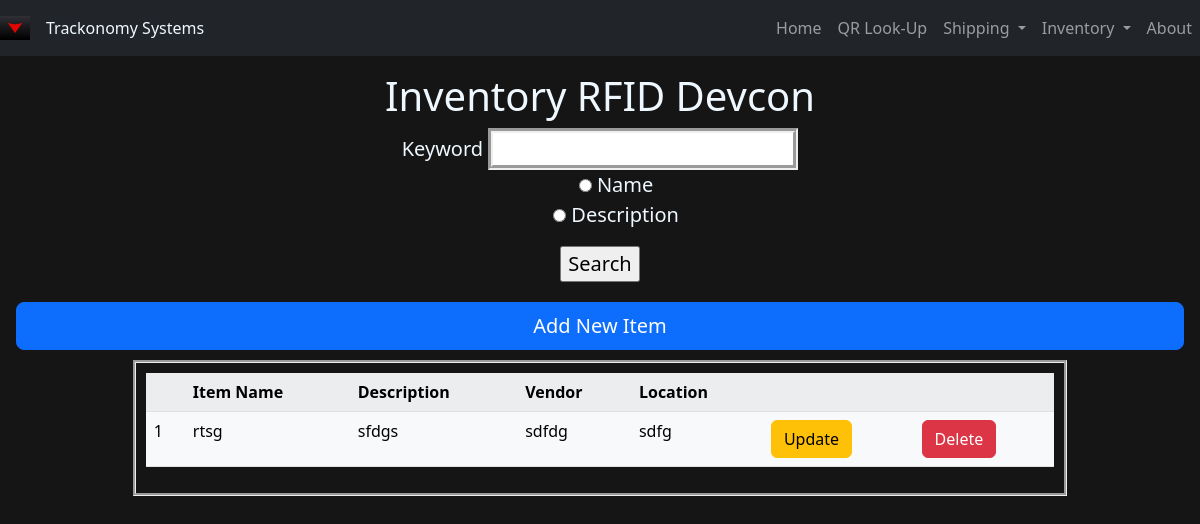
The app's page /inventoryRFID/listRFID with its own data.
### project_files/models.py (models this page shows, shortened)
class InventoryRfidModel(db.Model):
    __tablename__ = 'inventoryRFID'
    id = db.Column(db.Integer, primary_key = True)
    item_name = db.Column(db.String)
    item_desc = db.Column(db.String)
    item_ven = db.Column(db.String)
    item_loc = db.Column(db.String)

### project_files/Inventory_RFID/views.py (the view, shortened to what this page needs)
@inventoryRFID_blueprints.route('/listRFID', methods=["GET", "POST"])
def listRFID():
    keyword = False
    form = RFIDSearchForm()
    datalist = InventoryRfidModel.query.all()
    return render_template('listviewRFID.html', datalist= datalist, form=form)

### project_files/Inventory_RFID/forms.py
class RFIDSearchForm(FlaskForm):
    keyword = StringField('Keyword')
    datafilter = RadioField('Search From', choices=[('Name', 'Name'), ('Description', 'Description')])
    submit = SubmitField('Search')

### project_files/Inventory_RFID/templates/Inventory_RFID/listviewRFID.html (shortened to what this page needs)
{% extends 'homepage.html' %}
{% block content %}
    <div class="listviewRFIDbody">
        <div class="Jumbotron">
            <strong><h1> Inventory RFID Devcon</h1></strong>
            <div class="lead">
                <form method="POST">
                    {{form.keyword.label}} {{form.keyword(id='keywordInput')}} <br>
                    {{form.datafilter}}
                    {{form.submit}}
                </form>
            </div>
        </div>
        <div class="addbutton">
            <a href="{{url_for('inventoryRFID.addRFID')}}" type="button", class="btn btn-primary btn-lg w-100">Add New Item</a>
        </div>
        <div id="intShipLogTable">
            <table class=" table table-striped table-light">
                <tr>
                    <th></th>
                    <th>Item Name</th>
                    <th>Description</th>
                    <th>Vendor</th>
                    <th>Location</th>
                    <th></th>
                    <th></th>
                </tr>
                {% for data in datalist  %}
                <tr>
                    <td>{{data.id}}</td>
                    <td>{{data.item_name}}</td>
                    <td>{{data.item_desc}}</td>
                    <td>{{data.item_ven}}</td>
                    <td>{{data.item_loc}}</td>
                    <td><a href="{{url_for('inventoryRFID.updateRFID', id = data.id)}}" class="btn btn-warning btn-xs" onclick="return confirm('Are you Sure to Update?')">Update</a></td>
                    <td><a href="{{url_for('inventoryRFID.deleteRFID', id = data.id)}}" class="btn btn-danger btn-xs" onclick="return confirm('Are you Sure to Delete?')">Delete</a></td>
                </tr>
                {% endfor %}
            </table>
        </div>
    </div>
{% endblock content %}

### project_files/static/css/main.css (style rules this page uses)
.homepageBody { border: 1rem; background-color: #151515; color:aliceblue ; }
.listviewRFIDbody { margin: 1rem; margin-bottom: 20rem; color:aliceblue ; }
.Jumbotron { margin-top: 1%; text-align: center; position: sticky; }
#keywordInput { border: 5px; border-style: groove; }
#datafilter { list-style-type: None; }
#intShipLogTable { text-align: center; border-collapse: separate; border-style: groove; width: 80%; margin: 10px 10% 5% 10%; padding: 10px; }

### records on screen
InventoryRfidModel: id "1", item_name "rtsg", item_desc "sfdgs", item_ven "sdfdg", item_loc "sdfg"
